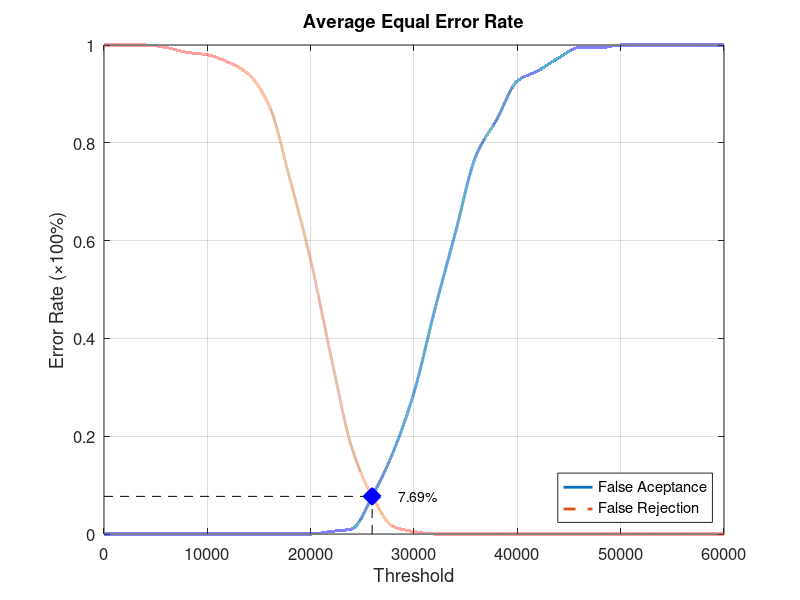
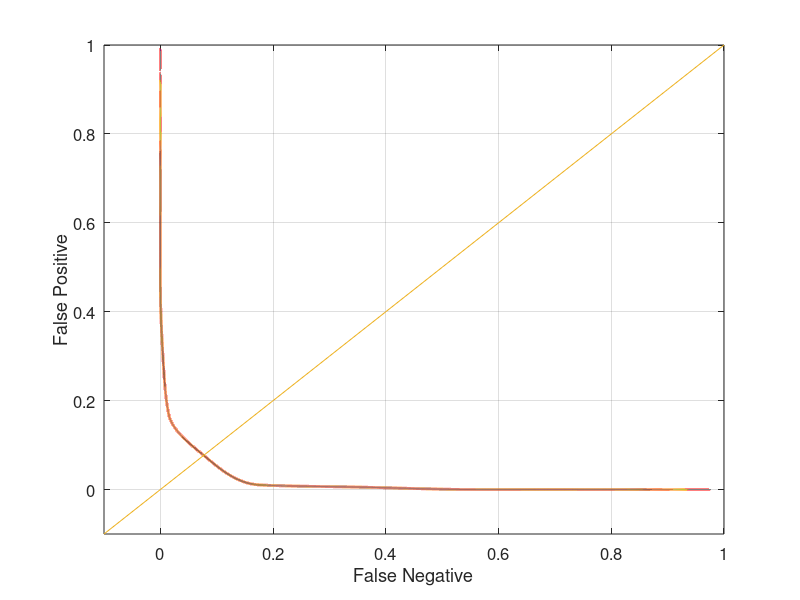

Write MATLAB code to recreate these figures, in order.
function yEER = Database2_3
close all;
clear;
clc;
x = 0:2000:60000;
xq = 0:0.5:60000;

y0 = [0 0 0 0 0 0 0 0 0 0 0 0.00526316 0.0105263 0.0789474 0.168421 0.289474 0.457895 0.615789 0.773684 0.847368 0.926316 0.947368 0.973684 0.994737 0.994737 1 1 1 1 1 1];
yy0 = interp1(x, y0, xq, 'pchip');
y1 = [1 1 1 0.995 0.985 0.98 0.965 0.94 0.875 0.725 0.56 0.36 0.175 0.075 0.015 0.005 0 0 0 0 0 0 0 0 0 0 0 0 0 0 0];
yy1 = interp1(x, y1, xq, 'pchip');

% Calculating EER: 
y2 = abs(y0 - y1);
find(y2 == min(y2))
yy2 = abs(yy0 - yy1);
xEER = find(yy2 == min(yy2));
xEERIndex = xq(xEER) % X-axis EER
yEER = yy0(xEER) % Y-axis EER

main = figure
plot(xq, yy0,'-','LineWidth', 2);	hold on
plot(xq, yy1,'--','LineWidth', 2);	hold on
plot([xEERIndex xEERIndex], [0 yEER], 'k--');	hold on
plot([0 xEERIndex], [yEER yEER], 'k--');	hold on
plot(xEERIndex, yEER, 'bx', 'LineWidth', 10);	hold on
text(xEERIndex + 10 * xEERIndex / 100, yEER, [num2str(round((10000 * yEER)) / 100) '%'])
legend('False Aceptance', 'False Rejection', 'Location', 'SouthEast')
xlabel('Threshold')
ylabel('Error Rate (\times100%)')
title('Average Equal Error Rate')
set(gca, 'FontSize', 12)
axis([0 60000 0 1])
grid on

print(main, 'Database2_3Main', '-dpng');
FNRxFPR = figure('Color', [1 1 1]);
plot(yy1, yy0, '-', yy1, yy0, 'LineWidth', 2);
hold on
y = -0.1:0.1:1
plot(y, y); 
set(gca, 'FontSize', 12)
xlabel('False Negative')
ylabel('False Positive')
axis([-0.1 1 -0.1 1])
set(gca, 'FontSize', 12)
grid on

print(FNRxFPR, 'Database2_3FNRxFPR','-dpng');
end
